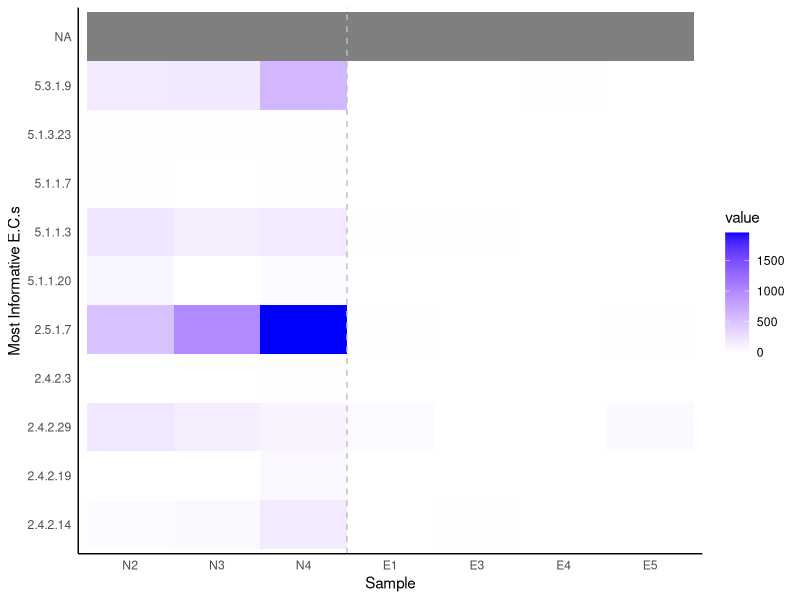
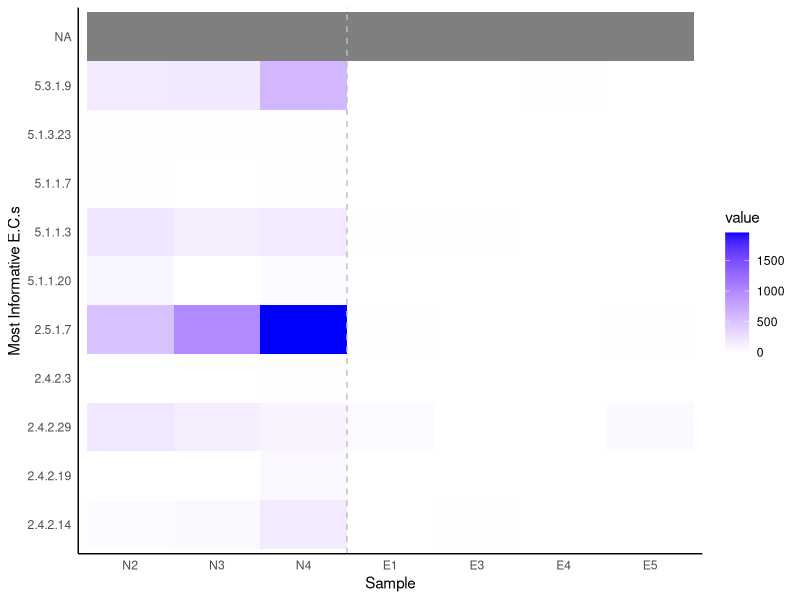

R code for these plots, in order:

setwd("/Volumes/UUI/zebrafishGutMicrobiome/functionalAnalysis/")

#Import RColorBrewer so that we can change the heatmap colors
library(reshape2)
library(ggplot2)

#Input the data from the EC's identified by weka
inputData <- read.csv("mifaser_heatmap_data.csv")
inputData <- inputData[1:15,]

test <- melt(inputData, id = c("X"), measure.vars = c("N2", "N3", "N4", "E1", "E3", "E4","E5"))

head(test)

p <- ggplot(test, aes(x=variable, y=X, fill=value))
p + geom_tile() +  
  scale_fill_gradient(low="white", high="blue") + 
  theme_classic() + geom_vline(xintercept=c(3.5), 
                               linetype="dashed", color = "grey") +
  theme(axis.ticks = element_blank()) + xlab("Sample") + 
  ylab("Most Informative E.C.s")

ggsave("weka_heatmap.png", width = 10, height = 8, unit = "cm", dpi=300)
